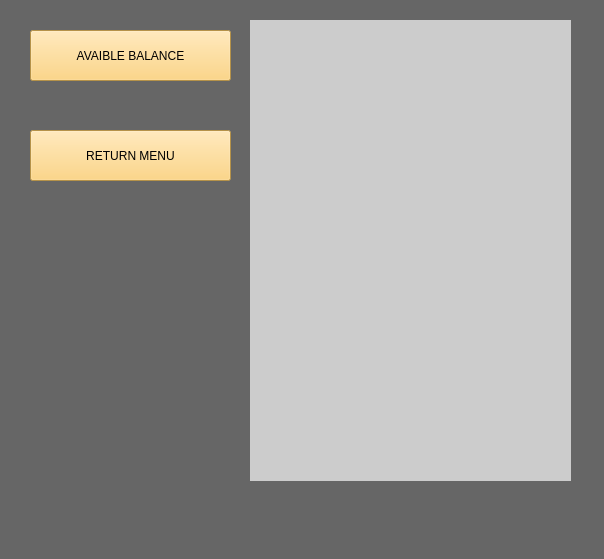
<?xml version="1.0" encoding="UTF-8"?>
<ui version="4.0">
 <class>balanceScreen</class>
 <widget class="QMainWindow" name="balanceScreen">
  <property name="geometry">
   <rect>
    <x>0</x>
    <y>0</y>
    <width>604</width>
    <height>559</height>
   </rect>
  </property>
  <property name="windowTitle">
   <string>atm3</string>
  </property>
  <property name="styleSheet">
   <string notr="true">background-color: rgb(102, 102, 102);</string>
  </property>
  <widget class="QWidget" name="centralwidget">
   <widget class="QPushButton" name="check_button">
    <property name="geometry">
     <rect>
      <x>30</x>
      <y>30</y>
      <width>201</width>
      <height>51</height>
     </rect>
    </property>
    <property name="styleSheet">
     <string notr="true">background-color: rgb(254, 204, 102);</string>
    </property>
    <property name="text">
     <string>AVAIBLE BALANCE</string>
    </property>
   </widget>
   <widget class="QPushButton" name="return1_button">
    <property name="geometry">
     <rect>
      <x>30</x>
      <y>130</y>
      <width>201</width>
      <height>51</height>
     </rect>
    </property>
    <property name="styleSheet">
     <string notr="true">background-color: rgb(254, 204, 102);</string>
    </property>
    <property name="text">
     <string>RETURN MENU</string>
    </property>
    <property name="icon">
     <iconset>
      <normaloff>../gümüst/icons/reply.png</normaloff>
      <normalon>../../gümüst/icons/icns/reply.png</normalon>../gümüst/icons/reply.png</iconset>
    </property>
    <property name="iconSize">
     <size>
      <width>50</width>
      <height>50</height>
     </size>
    </property>
   </widget>
   <widget class="QLabel" name="balance_label">
    <property name="geometry">
     <rect>
      <x>250</x>
      <y>20</y>
      <width>321</width>
      <height>461</height>
     </rect>
    </property>
    <property name="styleSheet">
     <string notr="true">background-color: rgb(204, 204, 204);</string>
    </property>
    <property name="text">
     <string/>
    </property>
   </widget>
  </widget>
  <widget class="QMenuBar" name="menubar">
   <property name="geometry">
    <rect>
     <x>0</x>
     <y>0</y>
     <width>604</width>
     <height>24</height>
    </rect>
   </property>
  </widget>
  <widget class="QStatusBar" name="statusbar"/>
 </widget>
 <resources/>
 <connections/>
</ui>
